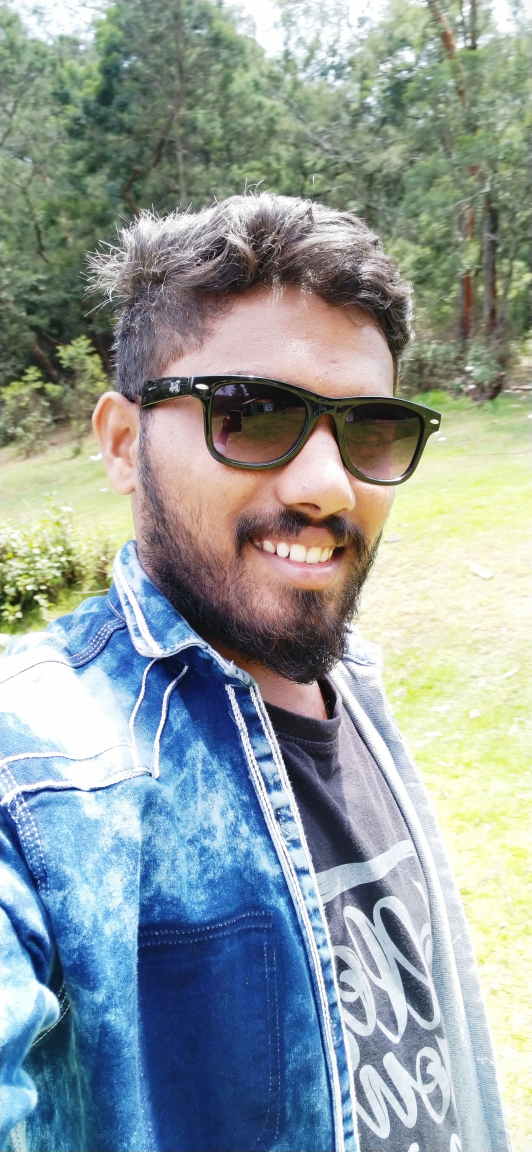
#> input picture project/1.jpg, 2126 x 4608 px, given in place of the camera (shown at 1/4 size)
$ python github_motion_detection.py   (older library calls are emulated)
#> lines starting #> are read from the running program, lines starting #| are printed output that depends on the picture
# -*- coding: utf-8 -*-
"""
Created on Sat Sep  5 12:35:37 2020

@author: vamshikrishna Bandari
"""


import imutils
import cv2
import numpy as np

# =============================================================================
# USER-SET PARAMETERS
# =============================================================================

# Number of frames to pass before changing the frame to compare the current
# frame against
FRAMES_TO_PERSIST = 10

# Minimum boxed area for a detected motion to count as actual motion
# Use to filter out noise or small objects
MIN_SIZE_FOR_MOVEMENT = 2000

# Minimum length of time where no motion is detected it should take
#(in program cycles) for the program to declare that there is no movement
MOVEMENT_DETECTED_PERSISTENCE = 100

# =============================================================================
# CORE PROGRAM
# =============================================================================


# Create capture object
cap = cv2.VideoCapture(5) # Flush the stream
cap.release()
cap = cv2.VideoCapture(0) # Then start the webcam

# Init frame variables
first_frame = None
next_frame = None

# Init display font and timeout counters
font = cv2.FONT_HERSHEY_SIMPLEX
delay_counter = 0
movement_persistent_counter = 0

# LOOP!
while True:

    # Set transient motion detected as false
    transient_movement_flag = False

    # Read frame
    ret, frame = cap.read()
#> frame is the input picture: shape (4608, 2126, 3); mean B, G, R 155.9, 156.4, 145.4
    text = "Unoccupied"

    # If there's an error in capturing
    if not ret:
        print("CAPTURE ERROR")
        continue

    # Resize and save a greyscale version of the image
    frame = imutils.resize(frame, width = 750)
#> frame: shape (1625, 750, 3)
    gray = cv2.cvtColor(frame, cv2.COLOR_BGR2GRAY)
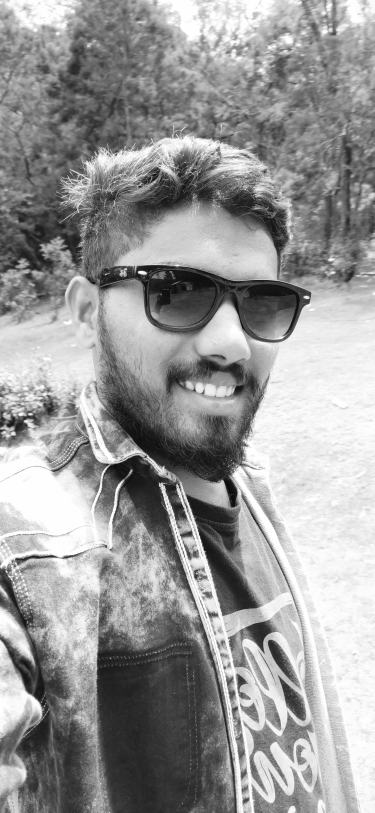
#> gray: shape (1625, 750) (shown at 1/2 size); min 10, max 255, mean 153

    # Blur it to remove camera noise (reducing false positives)
    gray = cv2.GaussianBlur(gray, (21, 21), 0)
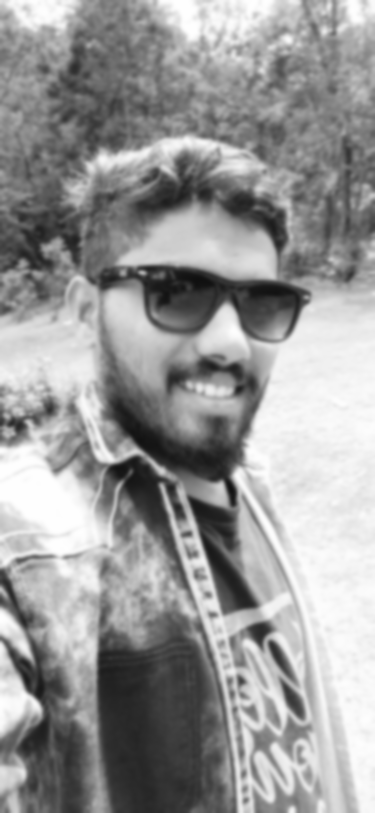
#> gray: shape (1625, 750) (shown at 1/2 size); min 15, max 254, mean 153

    # If the first frame is nothing, initialise it
    if first_frame is None: first_frame = gray

    delay_counter += 1

    # Otherwise, set the first frame to compare as the previous frame
    # But only if the counter reaches the appriopriate value
    # The delay is to allow relatively slow motions to be counted as large
    # motions if they're spread out far enough
    if delay_counter > FRAMES_TO_PERSIST:
        delay_counter = 0
        first_frame = next_frame


    # Set the next frame to compare (the current frame)
    next_frame = gray

    # Compare the two frames, find the difference
    frame_delta = cv2.absdiff(first_frame, next_frame)
#> frame_delta: shape (1625, 750); every value is 0
    thresh = cv2.threshold(frame_delta, 25, 255, cv2.THRESH_BINARY)[1]

    # Fill in holes via dilate(), and find contours of the thesholds
    thresh = cv2.dilate(thresh, None, iterations = 0)
    (_, cnts, _) = cv2.findContours(thresh.copy(), cv2.RETR_EXTERNAL, cv2.CHAIN_APPROX_SIMPLE)
#> cnts = []

    # loop over the contours
    for c in cnts:

        # Save the coordinates of all found contours
        (x, y, w, h) = cv2.boundingRect(c)

        # If the contour is too small, ignore it, otherwise, there's transient
        # movement
        if cv2.contourArea(c) > MIN_SIZE_FOR_MOVEMENT:
            transient_movement_flag = True

            # Draw a rectangle around big enough movements
            cv2.rectangle(frame, (x, y), (x + w, y + h), (0, 255, 0), 2)
#> this loop made 0 passes

    # The moment something moves momentarily, reset the persistent
    # movement timer.
    if transient_movement_flag == True:
        movement_persistent_flag = True
        movement_persistent_counter = MOVEMENT_DETECTED_PERSISTENCE

    # As long as there was a recent transient movement, say a movement
    # was detected
    if movement_persistent_counter > 0:
        text = "Movement Detected " + str(movement_persistent_counter)
        movement_persistent_counter -= 1
    else:
        text = "No Movement Detected"

    # Print the text on the screen, and display the raw and processed video
    # feeds
    cv2.putText(frame, str(text), (10,35), font, 0.75, (255,255,255), 2, cv2.LINE_AA)
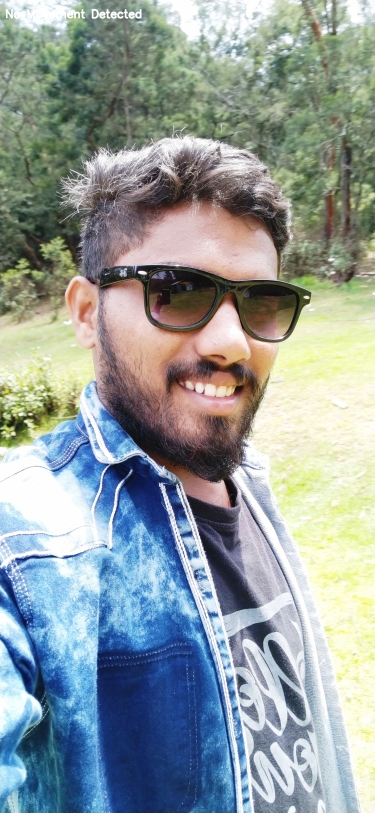
#> frame: shape (1625, 750, 3) (shown at 1/2 size); mean B, G, R 156, 156.5, 145.6

    # For if you want to show the individual video frames
#    cv2.imshow("frame", frame)
#    cv2.imshow("delta", frame_delta)

    # Convert the frame_delta to color for splicing
    frame_delta = cv2.cvtColor(frame_delta, cv2.COLOR_GRAY2BGR)
#> frame_delta: shape (1625, 750, 3); every value is 0

    # Splice the two video frames together to make one long horizontal one
    cv2.imshow("frame", np.hstack((frame_delta, frame)))
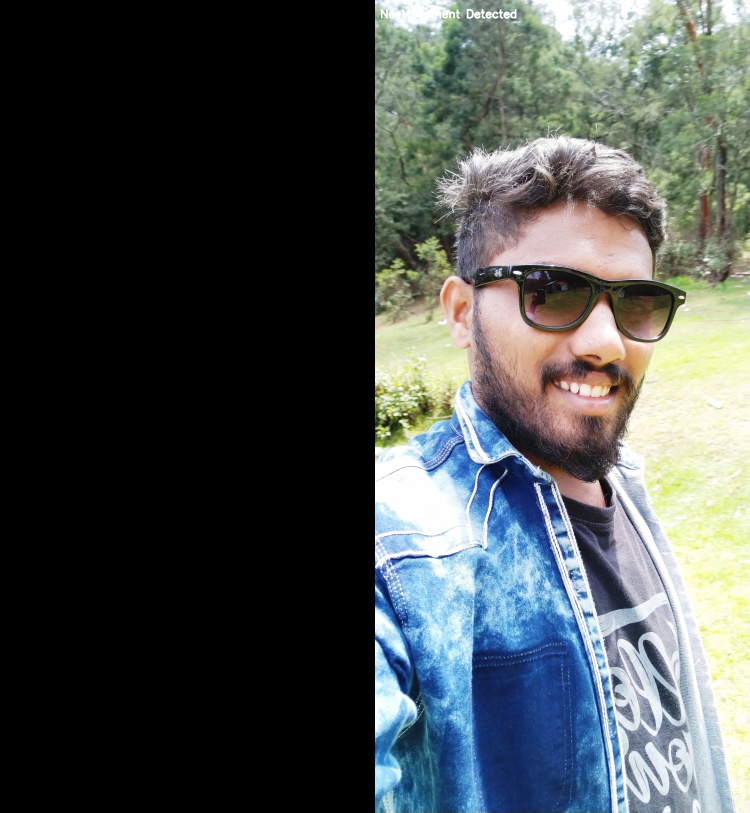
#> window 'frame': shape (1625, 1500, 3) (shown at 1/2 size); mean B, G, R 78, 78.2, 72.8


    # Interrupt trigger by pressing q to quit the open CV program
    ch = cv2.waitKey(1)
#> (key q is pressed here)
    if ch & 0xFF == ord('q'):
        break

# Cleanup when closed
cv2.waitKey(0)
cv2.destroyAllWindows()
cap.release()
